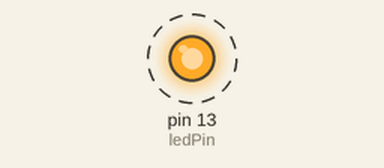
Recording of a sketch running on a simulated Arduino Uno, built with avr-gcc and run on an emulated ATmega328P. On the bench: output pins drawn as LEDs (lit = HIGH). Dashed ring = blinking.

Above: at 0.5 s.
Timing chart, 0 to 3.5 s (numbered marks = the images above):
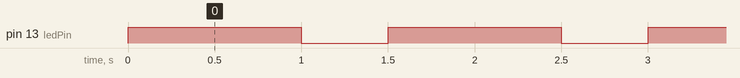

The sketch:

HelloWorld_Arduino.ino
```cpp
// This is a comment
// This is another comment.

const int ledPin = 13;		// set our pin to 13
const int delayOne = 1000;  // set our first delay variable to 1000 milliseconds (ms)
const int delayTwo = 500;   // set our second delay variable to 500 ms

// the setup function gets called once when the Arduino is powered on or reset
void setup()
{
  pinMode(ledPin,OUTPUT);  // we must tell the Arduino if we want the pin to be an input pin or an output pin.
}

// the loop function is called repeatedly as fast as possible
void loop()
{
  digitalWrite(ledPin,HIGH); // this function tells ledPin (13 above) to go "HIGH" meaning that a small voltage is applied.
  delay(delayOne); // this tells the void loop() function to STOP and wait for 1000 ms
  digitalWrite(ledPin,LOW);  // this function tells ledPin (13 above) to go "LOW" meaning that zero voltage is applied (ground).
  delay(delayTwo); // this tells the void loop() function to STOP and wait for 500 ms

  // when we reach the end of the loop, it goes to the top of the loop and starts over again with digitalWrite(ledPin,HIGH);
}
```

Measured:
- by itself, pin 13 (ledPin): alternates HIGH for 1.0 s and LOW for 0.50 s
